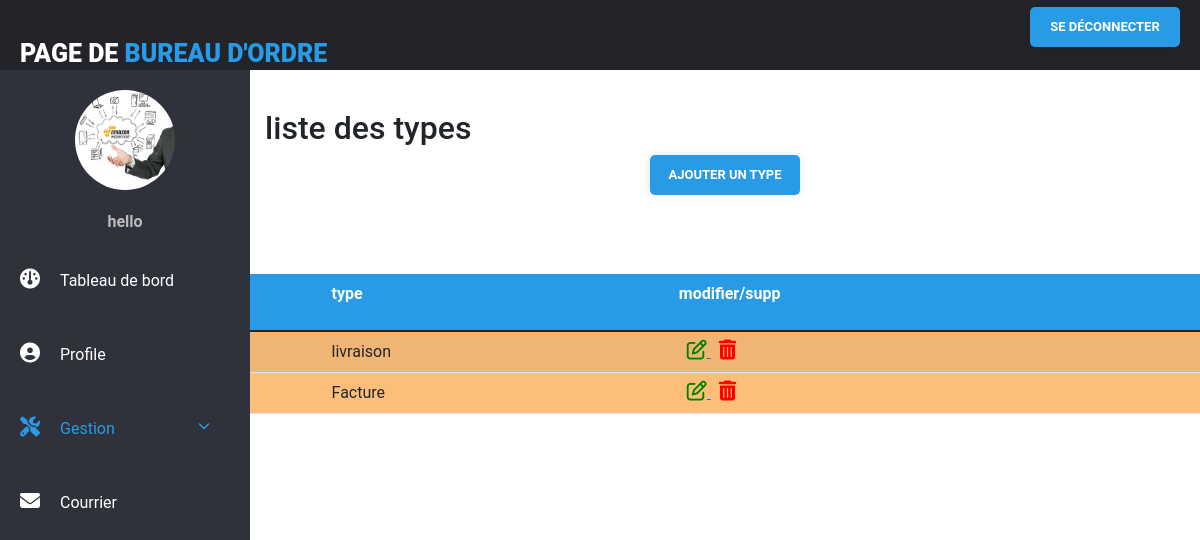
Page /app_web_final/view_type.php (signed in) on the committed database.
### tables this page shows
CREATE TABLE `user_form` (
  `id` int(11) NOT NULL,
  `name` varchar(255) NOT NULL,
  `email` varchar(255) NOT NULL,
  `utilname` varchar(255) NOT NULL,
  `password` varchar(255) NOT NULL,
  `image` varchar(255) NOT NULL,
  `direction` varchar(255) NOT NULL,
  `utiltype` varchar(50) NOT NULL DEFAULT 'Utilisateur'
);

CREATE TABLE `type_cour` (
  `type_id` int(11) NOT NULL,
  `type_cour` varchar(200) NOT NULL
);

### app_web_final/view_type.php (the view, shortened to what this page needs)
<?php
$user_id = $_SESSION['user_id'];
$name = $_SESSION['name'];
?>
<?php
  require_once ('connect.php');
  $ReadSql = "SELECT * FROM `type_cour` ";
  $res = mysqli_query($con1, $ReadSql);
 ?>
<!DOCTYPE html>
<html lang="en">
<head>
    <link rel="stylesheet" href="css/style2.css">
    <link rel="stylesheet" href="https://cdnjs.cloudflare.com/ajax/libs/font-awesome/5.15.3/css/all.min.css"/>
    <link href="https://cdn.jsdelivr.net/npm/bootstrap@5.1.3/dist/css/bootstrap.min.css" rel="stylesheet">
</head>
<body>
        <div class="wrapper">
            <div class="header">
                <div class="header-menu">
                    <div class="title"><br>Page de <span>  Bureau d'ordre
                     </span>
                  </div>
                    <ul>
                    <a href="home_profil_direction.php?logout=<?php echo $user_id; ?>" class="btn1">Se déconnecter</a>
                    </ul>
                </div>
            </div>
            <div class="sidebar">
                <div class="sidebar-menu">
                    <center class="profile">
                    <?php
      $select = mysqli_query($conn, "SELECT * FROM `user_form` WHERE id = '$user_id'") or die('query failed');
      if(mysqli_num_rows($select) > 0){
         $fetch = mysqli_fetch_assoc($select);
      }
      if($fetch['image'] == ''){
         echo '<img src="images/default-avatar.png">';
      }else{
         echo '<img src="uploaded_img/'.$fetch['image'].'">';
      }
   ?>
                        <p><?php echo $name; ?></p>
                    </center>
                    <li class="item">
                        <a href="home_admin.php" class="menu-btn">
                        <i  class="fas fa-gauge"></i><span>Tableau de bord</span>
                        </a>
                    </li>
                    <li class="item" id="profile">
                        <a href="home_profil_admin.php" class="menu-btn">
                            <i class="fas fa-user-circle"></i><span>Profile </span>
                        </a>
                    </li>
                    <li class="item" id="messages">
                        <a href="#messages" class="menu-btn">
                        <i style="color:#289ae6" class="fas fa-screwdriver-wrench"></i><span style="color:#289ae6">Gestion <i class="fas fa-chevron-down drop-down"></i></span>
                        </a>
                    </li>
                    <li class="item" id="profile">
                        <a href="consulter_admin.php" class="menu-btn">
                        <i class="fas fa-envelope"></i><span>Courrier </span>
                        </a>
                    </li>
                </div>
            </div>
            <div class="main-container">
<br>
<h2>liste des types</h2>
<center>
<a href="gestion_type.php">
  <button class="btn1" type="">
    Ajouter un type
  </button>
</a>
    </center>
</div>
<div >
  <br>
    <div class="row pt-4">
    <table><td>&nbsp &nbsp &nbsp   &nbsp  &nbsp &nbsp</td>
     <td>
    <table class="table table-striped mt-3">
      <thead>
        <tr class="cl2">
          <th><p class="cl">id</p></th>
          <th><p class="cl">type</p></th>
          <th><p class="cl">modifier/supp</p></th>
        </tr>
      </thead>
      <tbody class="cl3">
        <?php while ($r = mysqli_fetch_assoc($res)) {
        ?>
        <tr>
          <th scope="row"><?php echo $r['type_id']; ?></th>
          <td><?php echo $r['type_cour']; ?></td>
          <td>
            <a href="update_type.php?id=<?php echo $r['type_id']; ?>" class="m-2">
              <i class="fa fa-edit fa-2x"></i>
            </a>
            <i class="fa-solid fa-trash-can"
             data-bs-toggle="modal"
             data-bs-target="#exampleModal<?php echo $r['type_id']; ?>">
             </i>
          </td>
        </tr>
      <?php } ?>
      </tbody>
    </table>
        </td>
        </table>
  </div>
        </div>
</body>
</html>

### app_web_final/css/style2.css (style rules this page uses)
:root { --blue:#3498db; --dark-blue:#2980b9; --red:#e74c3c; --dark-red:#c0392b; --black:#333; --white:#fff; --light-bg:#eee; --box-shadow:0 5px 10px rgba(0,0,0,.1); }
* { font-family: 'Poppins', sans-serif; margin:0; padding:0; box-sizing: border-box; outline: none; border: none; text-decoration: none; }
* { margin: 0; padding: 0; list-style: none; text-decoration: none; box-sizing: border-box; font-family: "Roboto", sans-serif; }
body { background: #fff; }
.wrapper .header { z-index: 1; background: #22242A; position: fixed; width: calc(100% - 0%); height: 70px; display: flex; top: 0; }
.wrapper .header .header-menu { width: calc(100% - 0%); height: 100%; display: flex; justify-content: space-between; align-items: center; padding: 0 20px; }
.wrapper .header .header-menu .title { color: #fff; font-size: 25px; text-transform: uppercase; font-weight: 900; }
.wrapper .header .header-menu .title span { color: #289ae6; }
.wrapper .header .header-menu ul { display: flex; }
.wrapper .sidebar { z-index: 1; background: #2F323A; position: fixed; top: 70px; width: 250px; height: calc(100% - 9%); transition: 0.3s; transition-property: width; overflow-y: auto; }
.wrapper .sidebar .sidebar-menu { overflow: hidden; }
.wrapper .sidebar .sidebar-menu .profile img { margin: 20px 0; width: 100px; height: 100px; border-radius: 50%; }
.wrapper .sidebar .sidebar-menu .profile p { color: #bbb; font-weight: 700; margin-bottom: 10px; }
.wrapper .sidebar .sidebar-menu .item { width: 250px; overflow: hidden; }
.wrapper .sidebar .sidebar-menu .item .menu-btn { display: block; color: #fff; position: relative; padding: 25px 20px; transition: 0.3s; transition-property: color; }
.wrapper .sidebar .sidebar-menu .item .menu-btn i { margin-right: 20px; }
.wrapper .sidebar .sidebar-menu .item .menu-btn .drop-down { float: right; font-size: 12px; margin-top: 3px; }
.wrapper .main-container { width: (100% - 250px); margin-top: 70px; margin-left: 250px; padding: 15px; }
.btn1 { font-family: "Roboto", sans-serif; font-size: 13px; font-weight: bold; background: #289ae6; width: 150px; padding: 10px; text-align: center; text-decoration: none; text-transform: uppercase; color: #fff; border-radius: 5px; cursor: pointer; box-shadow: 0 0 10px rgba(0, 0, 0, 0.1); -webkit-transition-duration: 0.3s; transition-duration: 0.3s; -webkit-transition-property: box-shadow, transform; transition-property: box-shadow, transform; }
.fa-solid { font-size: 40px; color: #289ae6; }

### app_web_final/view_type.php (style rules this page uses)
.fa-solid { color : red; font-size: 20px; }
.fa { color : green; font-size: 20px; }
.fas { font-size: 20px; }
li a { text-decoration: none; }
.cl { color:#fff; }
.cl2 { background: #289ae6; }
.cl3 { background: #FDBE7A; }

### rows in the picture
user_form: image (picture)
type_cour: type_cour "livraison"
type_cour: type_cour "Facture"

### other values in the picture
$name "hello"
